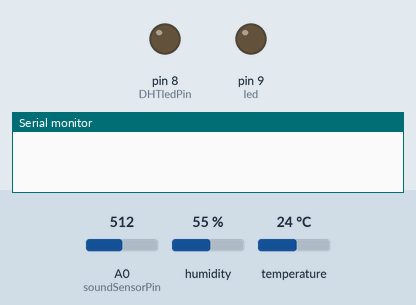
Recording of a sketch running on a simulated Arduino Uno, built with avr-gcc and run on an emulated ATmega328P. Shown: output pins drawn as LEDs (lit = HIGH), the last lines printed to the serial monitor. Inputs (shaded band) come from the test bench; at power-on: A0 (soundSensorPin) = 512, humidity 55 %, temperature 24 °C.

Above: at 1.5 s.
At 3.5 s:
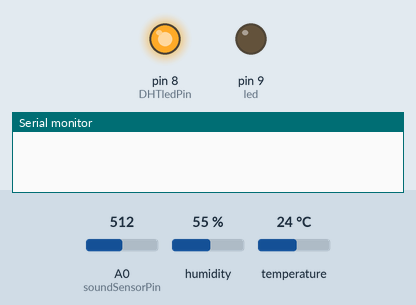
At 6.5 s:
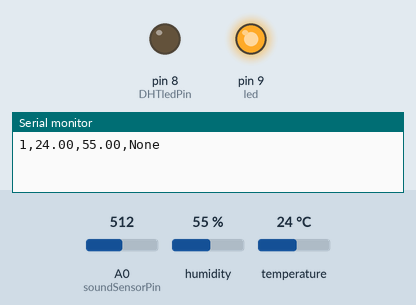
Timing chart, 0 to 9.1 s (numbered marks = the images above):
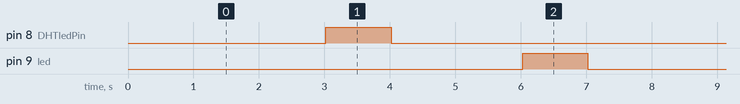

The sketch:

laba3.ino
```cpp
#include <DHT.h>


#define DHTPIN 2     // пин, к которому подключен датчик
#define DHTTYPE DHT11   // тип датчика
#define DHTledPin 8  // Пин, к которому подключен диод датчика DHT

const int soundSensorPin = A0;  // Пин, к которому подключен датчик звука
const int led = 9;

int sensor_id = 0;
DHT dht(DHTPIN, DHTTYPE);

void setup() {
  Serial.begin(9600);
  dht.begin();
  pinMode(DHTledPin, OUTPUT); // Устанавливаем пин для диода как выход
  pinMode(led, OUTPUT);
  pinMode(soundSensorPin, INPUT);

}

void loop() {

  delay(3000);
  int soundValue = analogRead(soundSensorPin);  // Считываем значение с датчика звука
  float humidity = dht.readHumidity();
  float temperature = dht.readTemperature();

  if (humidity > 0)
  {
    digitalWrite(DHTledPin, HIGH);
    delay(1000);
    digitalWrite(DHTledPin, LOW);
  }

  Serial.print(sensor_id = 1);
  Serial.print(",");
  Serial.print(temperature); // Отправка температуры
  Serial.print(",");
  Serial.print(humidity); // Отправка влажности
  Serial.print(",");
  Serial.println("None"); // Отправка уровня звука

  delay(2000);


  if(soundValue > 20){
    digitalWrite(led, HIGH);  // Включаем светодиод при обнаружении звука
    delay(1000);  // Ждем некоторое время
    digitalWrite(led, LOW);  // Выключаем светодиод
  }


  Serial.print(sensor_id = 2);
  Serial.print(",");
  Serial.print("None"); // Отправка температуры
  Serial.print(",");
  Serial.print("None"); // Отправка влажности
  Serial.print(",");
  Serial.println(soundValue); // Отправка уровня звука

}
```

Measured:
- by itself, pin 8 (DHTledPin), pin 9 (led): alternates HIGH for 1.0 s and LOW for 6.0 s
- by itself, everything shown: repeats every 7.0 s, in 4 steps
